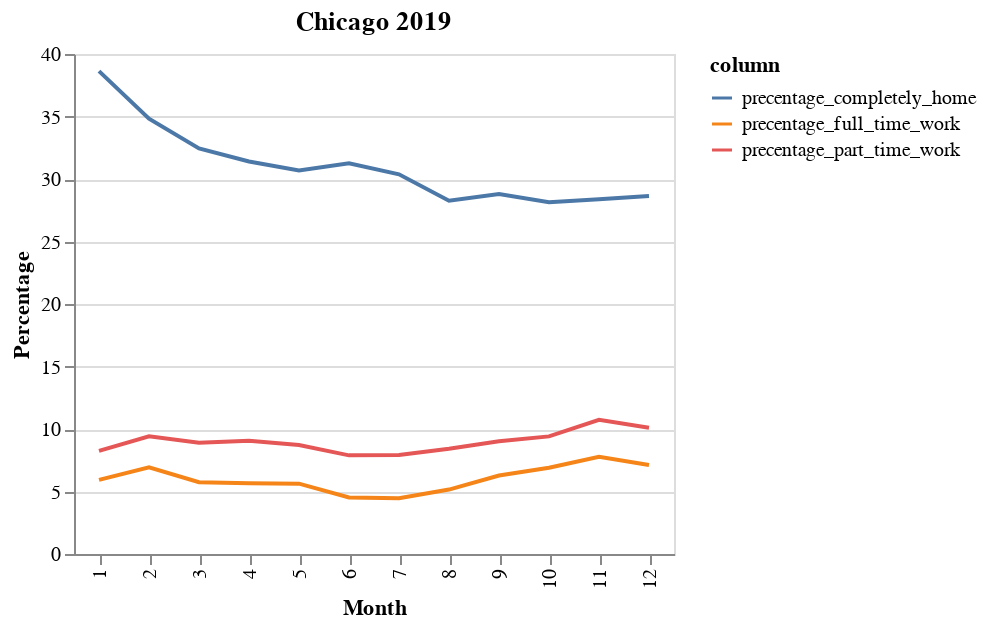

Here is the notebook cell this chart was saved with:
### Code cell
title = '{} {}'.format(city,year)
alt.Chart(d, title=title).mark_line().encode(
    x=alt.X('month:O', title='Month'),
    y=alt.Y('value:Q', type='quantitative', title='Percentage'),
    color='column:N'
).properties(
    width=300,
    height=250
).interactive()

### Figure 1 — Vega-Lite specification as saved in the notebook (floating-point values rounded to 4 significant figures)
{"config": {"view": {"continuousWidth": 400, "continuousHeight": 300}}, "data": {"values": [{"month": 1, "column": "precentage_completely_home", "value": 38.63}, {"month": 2, "column": "precentage_completely_home", "value": 34.82}, {"month": 3, "column": "precentage_completely_home", "value": 32.45}, {"month": 4, "column": "precentage_completely_home", "value": 31.4}, {"month": 5, "column": "precentage_completely_home", "value": 30.68}, {"month": 6, "column": "precentage_completely_home", "value": 31.25}, {"month": 7, "column": "precentage_completely_home", "value": 30.37}, {"month": 8, "column": "precentage_completely_home", "value": 28.26}, {"month": 9, "column": "precentage_completely_home", "value": 28.79}, {"month": 10, "column": "precentage_completely_home", "value": 28.15}, {"month": 11, "column": "precentage_completely_home", "value": 28.38}, {"month": 12, "column": "precentage_completely_home", "value": 28.64}, {"month": 1, "column": "precentage_part_time_work", "value": 8.248}, {"month": 2, "column": "precentage_part_time_work", "value": 9.416}, {"month": 3, "column": "precentage_part_time_work", "value": 8.892}, {"month": 4, "column": "precentage_part_time_work", "value": 9.052}, {"month": 5, "column": "precentage_part_time_work", "value": 8.712}, {"month": 6, "column": "precentage_part_time_work", "value": 7.893}, {"month": 7, "column": "precentage_part_time_work", "value": 7.922}, {"month": 8, "column": "precentage_part_time_work", "value": 8.422}, {"month": 9, "column": "precentage_part_time_work", "value": 9.014}, {"month": 10, "column": "precentage_part_time_work", "value": 9.41}, {"month": 11, "column": "precentage_part_time_work", "value": 10.74}, {"month": 12, "column": "precentage_part_time_work", "value": 10.11}, {"month": 1, "column": "precentage_full_time_work", "value": 5.926}, {"month": 2, "column": "precentage_full_time_work", "value": 6.929}, {"month": 3, "column": "precentage_full_time_work", "value": 5.737}, {"month": 4, "column": "precentage_full_time_work", "value": 5.659}, {"month": 5, "column": "precentage_full_time_work", "value": 5.625}, {"month": 6, "column": "precentage_full_time_work", "value": 4.519}, {"month": 7, "column": "precentage_full_time_work", "value": 4.46}, {"month": 8, "column": "precentage_full_time_work", "value": 5.156}, {"month": 9, "column": "precentage_full_time_work", "value": 6.279}, {"month": 10, "column": "precentage_full_time_work", "value": 6.896}, {"month": 11, "column": "precentage_full_time_work", "value": 7.778}, {"month": 12, "column": "precentage_full_time_work", "value": 7.12}]}, "mark": "line", "encoding": {"color": {"type": "nominal", "field": "column"}, "x": {"type": "ordinal", "field": "month", "title": "Month"}, "y": {"type": "quantitative", "field": "value", "title": "Percentage"}}, "height": 250, "selection": {"selector002": {"type": "interval", "bind": "scales", "encodings": ["x", "y"]}}, "title": "Chicago 2019", "width": 300, "$schema": "https://vega.github.io/schema/vega-lite/v4.8.1.json"}
